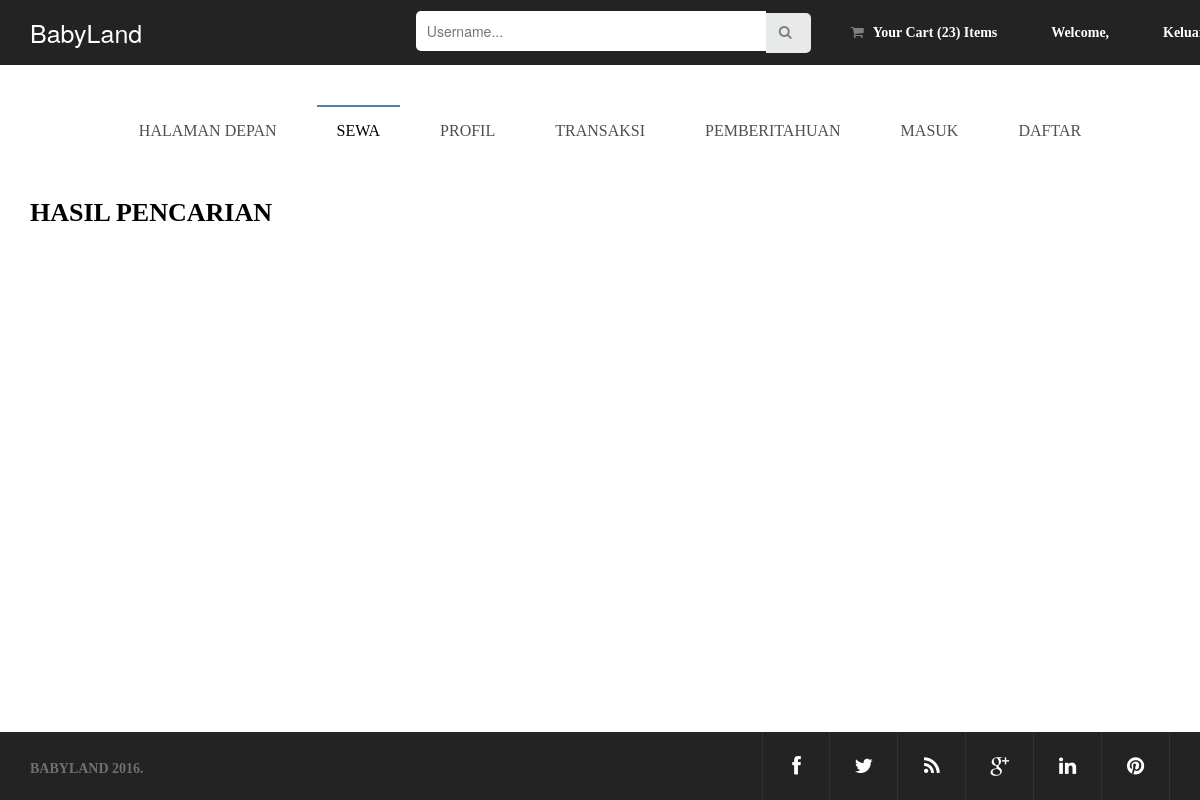
Before: /index.php/controller_cari with the older database file.
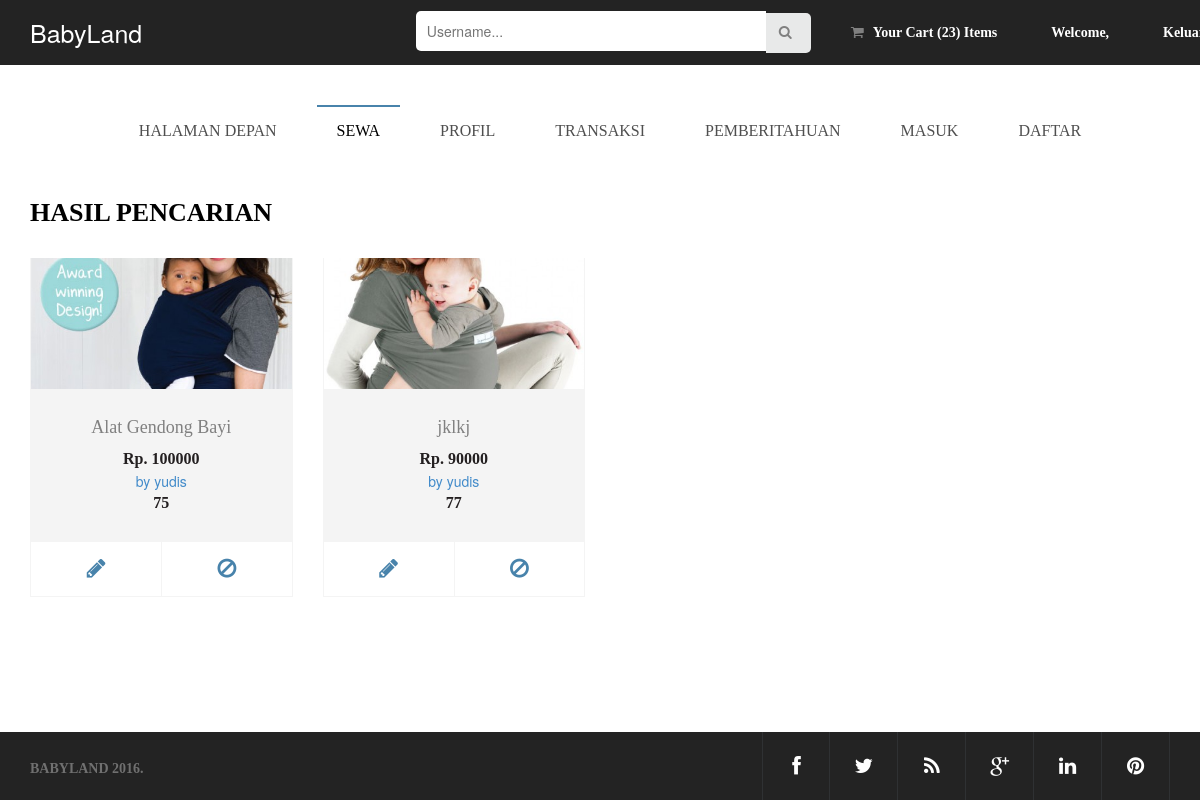
After: the same page with the newer database file.
### tables this page shows
CREATE TABLE `sewa` (
  `id_alat` int(10) UNSIGNED NOT NULL,
  `user_id` int(10) UNSIGNED NOT NULL,
  `nama_alat` varchar(100) NOT NULL,
  `jumlah` int(10) UNSIGNED NOT NULL,
  `deskripsi` varchar(255) NOT NULL,
  `harga` int(20) UNSIGNED NOT NULL,
  `foto` varchar(255) NOT NULL
);

CREATE TABLE `pengguna` (
  `id_user` int(10) UNSIGNED NOT NULL,
  `username` varchar(20) NOT NULL,
  `nama` varchar(255) NOT NULL,
  `email` varchar(50) NOT NULL,
  `notelp` varchar(20) NOT NULL,
  `password` varchar(255) NOT NULL,
  `alamat` varchar(266) NOT NULL,
  `kota` varchar(20) NOT NULL
);

### application/controllers/Controller_Cari.php (called while the page is built, shortened)
<?php
class Controller_Cari extends CI_Controller {
    public function __construct()
    {
        $this->load->model('model_sewa');
    }
    public function index() {
        $search = $this->input->post('search');
        $user = array("user" => $this->model_sewa->cariAlatBayi($search));
        $this->load->view('HalamanPencarian',$user);
    }
}

### index.php (called while the page is built, shortened)
<?php
require_once BASEPATH.'core/CodeIgniter.php';

### application/models/model_sewa.php (called while the page is built, shortened)
<?php
class Model_Sewa extends CI_Model{
	function cariAlatBayi($id){
	$this->db->select('*');
	$this->db->from('sewa');
	$this->db->join('pengguna', 'sewa.user_id = pengguna.id_user','left');
	$this->db->like('sewa.nama_alat',$id);
	return $this->db->get()->result();
}
}
 ?>

### application/views/HalamanPencarian.php (the view, shortened to what this page needs)
<!doctype html>
<html lang="en" class="no-js" style="height: 100%;">
    <head>
        <link rel="stylesheet" type="text/css" href="<?php echo base_url() ?>css/fonts/font-roboto.css">
        <link rel="stylesheet" type="text/css" href="<?php echo base_url() ?>css/fonts/font-opensans.css">
        <link rel="stylesheet" type="text/css" href="<?php echo base_url() ?>css/bootstrap.css" media="screen">
        <link rel="stylesheet" type="text/css" href="<?php echo base_url() ?>css/login.css" media="screen">
        <link rel="stylesheet" type="text/css" href="<?php echo base_url() ?>css/settinggambar.css" media="screen">
        <link rel="stylesheet" type="text/css" href="<?php echo base_url() ?>css/fullwidth.css" media="screen" />
        <link rel="stylesheet" type="text/css" href="<?php echo base_url() ?>css/settings.css" media="screen" />
        <link rel="stylesheet" type="text/css" href="<?php echo base_url() ?>css/magnific-popup.css" media="screen">
        <link rel="stylesheet" type="text/css" href="<?php echo base_url() ?>css/font-awesome.css" media="screen">
        <link rel="stylesheet" type="text/css" href="<?php echo base_url() ?>css/animate.css" media="screen">
        <link rel="stylesheet" type="text/css" href="<?php echo base_url() ?>css/style.css" media="screen">
    </head>
    <body style="position: relative;padding:0;min-height: 100%">
        <div id="container" >
            <header class="clearfix">
                <div class="navbar navbar-default navbar-static-top">
                    <div class="top-line" style="padding:0;margin:0;">
                        <div class="container">
                            <ul class="top-menu" style="margin-top: 25px;">
                                <li style="font-size: 25px; color: white">BabyLand</li>
                            </ul>
                            <ul class="top-list" style="margin-right:-60px;">
                                <li class="search" style="padding: 0">
                                    <form style="width: 450px;padding:0">
                                        <div class="form-group inputan" style="margin: 0;">
                                            <input type="text" name="username" id="username" required="required" placeholder="Username..." style="margin:0;width: 350px;border: 1px solid transparent;border-radius: 5px 0 0 5px"/>
                                            <span><a href="" style="width: 45px;padding: 11px 12px 12px 12px;margin:-1px 0 0 -4px;border-radius: 0 5px 5px 0;border: 1px solid transparent;background: #e8e9e9;color: black;font-weight: bold"><i class="fa fa-search"></i></a></span>
                                        </div>
                                    </form>
                                </li>
                                <li><a href="<?php echo base_url('index.php/Controller_Keranjang/index') ?>" class="nav-bar"><i class="fa fa-shopping-cart"></i> Your Cart <span>(23)</span> Items</a></li>
                                <li><a href="" class="nav-bar">Welcome, <?php echo $this->session->userdata('username');?></a></li>
                                <li><a href="<?php echo base_url('index.php/Controller_Rumah/keluar') ?>" class="nav-bar">Keluar</a></li>
                            </ul>
                        </div>
                    </div>
                    <div class="container">
                        <div class="navbar-collapse collapse">
                            <ul class="nav navbar-nav">
                                <li class="drop"><a href="<?php echo base_url('index.php') ?>">Halaman Depan</a></li>
                                <li class="drop"><a class="active" href="<?php echo base_url('index.php/Controller_SewaAlatBayi/index?i=alatbayi'); ?>">Sewa</a>
                            </li>
                            <li class="drop"><a href="<?php echo base_url('index.php/Profil/index'); ?>">Profil</a>
                        </li>
                        <li><a href="<?php echo base_url('index.php/Transaksi/index') ?>">Transaksi</a></li>
                        <li class="drop"><a href="<?php echo base_url('index.php/Pemberitahuan/index') ?>">Pemberitahuan</a>
                    </li>
                    <li class="drop"><a href="<?php echo base_url('index.php/Controller_Masuk/index') ?>">Masuk</a>
                </li>
                <li><a href="<?php echo base_url('index.php/Controller_Daftar/index') ?>">Daftar</a>
            </li>
        </ul>
    </div>
</div>
</div>
</header>
<div id="content">
<div class="section-content shop-section">
<div class="container">
    <div class="sewa-row">
        <h1 style="color: black;margin:0">Hasil Pencarian</h1>
        <div class="carousel-inner">
            <div class="item active">
                <div class="row">
                <?php foreach($user as $data){ ?>
                    <div class="col-sm-3" style="margin-bottom: 20px;margin-top: 30px">
                        <div class="product-post">
                            <div class="product-gal item-image">
                                <img alt="" src="<?php echo base_url().'uploads/thumbs/'.$data->foto ;?>"/>
                            </div>
                            <div class="product-content item-content">
                                <h3><?php echo $data->nama_alat; ?></h3>
                                <p class="price">Rp.  <?php echo $data->harga; ?></p>
                                <a href="">by <?php echo $data->username ?></a>
                                <p><?php echo $data->id_alat ?></p>
                            </div>
                            <ul class="product-post-list">
                                <li><a href="<?php echo base_url('index.php/Controller_SewaAlatBayi/index/'.$data->id_alat); ?>"><i class="fa fa-pencil"></i></a></li>
                                <li><a href="<?php echo base_url('index.php/Controller_SewaAlatBayi/menghapusAlatBayi').'?id='.$data->id_alat?>"><i class="fa fa-ban"></i></a></li>
                            </ul>
                        </div>
                    </div>
                    <?php } ?>
                </div>
            </div>
        </div>
    </div>
</div>
</div>
</div>
<footer style="position: absolute;bottom:0;left:0;right:0;">
<div class="footer-line" >
    <div class="container">
        <p><span class="span-one">BABYLAND 2016.</span></p>
        <ul class="footer-social-icons">
            <li><a class="facebook" href="#"><i class="fa fa-facebook"></i></a></li>
            <li><a class="twitter" href="#"><i class="fa fa-twitter"></i></a></li>
            <li><a class="rss" href="#"><i class="fa fa-rss"></i></a></li>
            <li><a class="google" href="#"><i class="fa fa-google-plus"></i></a></li>
            <li><a class="linkedin" href="#"><i class="fa fa-linkedin"></i></a></li>
            <li><a class="pinterest" href="#"><i class="fa fa-pinterest"></i></a></li>
        </ul>
    </div>
</div>
</footer>
</div>
</body>
</html>

### css/login.css (style rules this page uses)
* { box-sizing: border-box; margin: 0; padding: 0; }
html { background: #95a5a6; background-image: url(http://subtlepatterns2015.subtlepatterns.netdna-cdn.com/patterns/dark_embroidery.png); font-family: 'Helvetica Neue', Arial, Sans-Serif; }
html .login-wrap form, ul li.search form { padding-top: 20px; margin: 0 auto; }
html .login-wrap form input[type="text"], html .login-wrap form input[type="number"], html .login-wrap form input[type="password"], html .login-wrap form input[type="submit"],html .login-wrap form input[type="email"],ul.top-list li form div.inputan input { width: 90%; margin-left: -1px; margin-bottom: 25px; height: 40px; border-radius: 0 5px 5px 0; outline: 0; -moz-outline-style: none; }
html .login-wrap form input[type="text"], html .login-wrap form input[type="number"], html .login-wrap form input[type="password"],ul.top-list li form div.inputan input { border: 1px solid rgba(0,0,0,0.3); padding: 0 0 0 10px; font-size: 14px; }
i { color: #2f3133; }
.inputan { margin-left: 20px; }
ul li a.nav-bar { padding: 25px!important; }
.top-list { padding-right: -30px; }
ul li.search form input[type="text"] { width:0; }

### css/settinggambar.css (style rules this page uses)
.item-image { position: relative; overflow: hidden; padding-bottom: 50%; }
.item-image img { position: absolute; top: 0; bottom: 0; left: 0; right: 0; margin: auto; }
.item-content { padding: 15px; background: #72cffa; }

### css/fullwidth.css (style rules this page uses)
html { overflow-x:hidden; padding: 0 !important; background:#fff; margin:0px !important; }

Changed rows visible on the page:
added sewa: foto (picture), nama_alat "Alat Gendong Bayi", harga "100000", user.username "yudis", id_alat "75"
added sewa: foto (picture), nama_alat "jklkj", harga "90000", user.username "yudis", id_alat "77"
